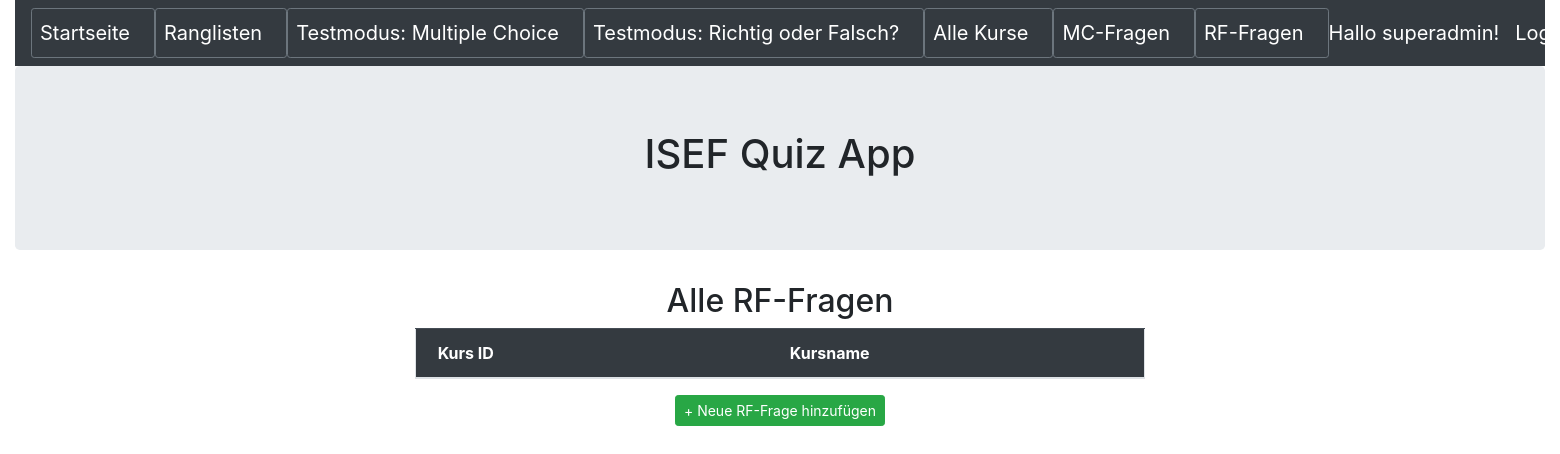
Before: /richtigoderfalsch (signed in) with the older database file.
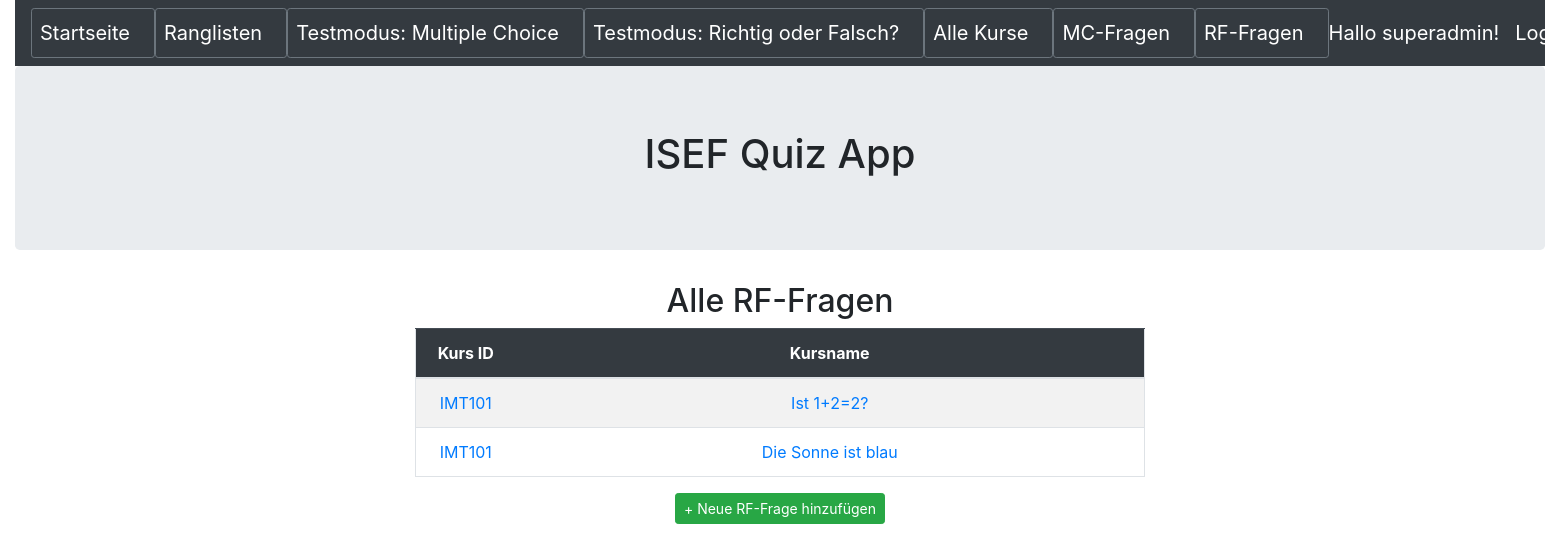
After: the same page with the newer database file.
### quiz/models.py (models this page shows, shortened)
class RichtigOderFalsch(models.Model):
    name = models.CharField(max_length=255,blank=False,help_text='Geben Sie hier die Frage ein')
    kurs = models.ForeignKey(Kurs,null=True,blank=False,on_delete=models.CASCADE,help_text='Wählen Sie den Kurs, welchem die Frage zugewiesen wird')
    behauptungrichtig = models.BooleanField(default=False,verbose_name="Behauptung wahr?")
    freigegeben=models.BooleanField(default=False,help_text='Frage freigeben?',verbose_name="Frage freigeben")

class Kurs(models.Model):
    name = models.CharField(max_length=50,help_text='Geben Sie den Namen des Kurses ein')
    beschreibung = models.CharField(max_length=255,help_text='Geben Sie die Beschreibung des Kurses ein')
    def __str__(self):
        return self.name

### quiz/views.py (the view)
# urls.py: path('richtigoderfalsch', RichtigOderFalschHome.as_view(), name='richtigoderfalsch_start'),
class RichtigOderFalschHome(AuthListView):
    model = RichtigOderFalsch
    template_name = 'richtigoderfalsch/richtigoderfalsch_home.html'
    permission_required = ('quiz.view_richtigoderfalsch')
    def get_queryset(self):
        return RichtigOderFalsch.objects.filter(freigegeben = True)

### quiz/templates/richtigoderfalsch/richtigoderfalsch_home.html
{% extends 'base.html' %}
{% block content %}
<div class="container text-center">
	<div class="row justify-content-md-center">
		<div class="col-sm-8 ">
            <h2>Alle RF-Fragen</h2>
            <table class ="table border table-hover table-striped">
                <thead class="table-dark">
					<th width="100" scope = "col">Kurs ID</th>
					<th  scope = "col">Kursname</th>
				</thead>
                <tbody>
                {% for richtigoderfalsch in object_list %}
                <tr>
	                    <td><a href="{% url 'richtigoderfalsch_detail' richtigoderfalsch.pk %}">{{ richtigoderfalsch.kurs }}</a></td>
                        <td><a href="{% url 'richtigoderfalsch_detail' richtigoderfalsch.pk %}">{{ richtigoderfalsch.name }}</a></td>
                {% endfor %}
                </tbody>
            </table>
            <a class="btn btn-success btn-sm" href="{% url 'richtigoderfalsch_neue_frage' %}">+ Neue RF-Frage hinzufügen</a>
        </div>
	</div>
</div>
{% endblock content %}

Changed rows visible on the page:
now on this page (row edited): RichtigOderFalsch: kurs "IMT101", name "Ist 1+2=2?"
now on this page (row edited): RichtigOderFalsch: kurs "IMT101", name "Die Sonne ist blau"
